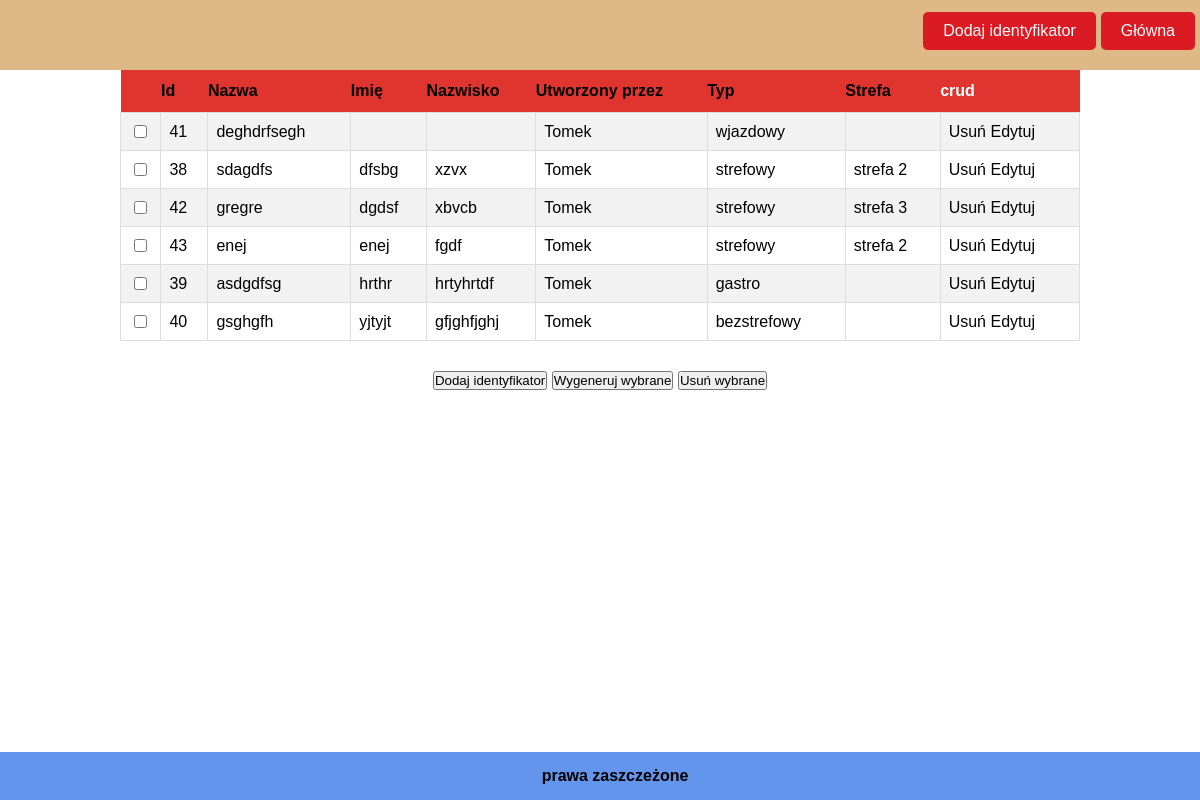
/idents.php?s=name_2&order=1, run on the app's committed database.
### tables this page shows
CREATE TABLE `ident` (
  `id` int(11) NOT NULL,
  `name` varchar(30) NOT NULL,
  `name_2` varchar(30) NOT NULL,
  `lastname` varchar(30) NOT NULL,
  `madeby` varchar(30) NOT NULL,
  `type` varchar(30) NOT NULL,
  `zone` varchar(30) NOT NULL
);

### idents.php (the view, shortened to what this page needs)
<!DOCTYPE html>
<html lang="pl" dir="ltr">
<head>
<link rel="stylesheet" href="style.css">
</head>
<body>
<header>
    <div id="logo"></div>
	    <nav class="clearfix">
            <a href="main.php" class="btn">Główna</a>
            <a href="add_ident.php" class="btn">Dodaj identyfikator</a>
	    </nav>
</header>
<section class="container">
<form method="POST">
<table>
<tr>
    <th></th>
    <th><a href="idents.php?s=id&amp;order=<?php echo isset($_GET['order'])?!$_GET['order']:1; ?>">Id</a></th>
    <th><a href="idents.php?s=name&amp;order=<?php echo isset($_GET['order'])?!$_GET['order']:1; ?>">Nazwa</a></th>
    <th><a href="idents.php?s=name_2&amp;order=<?php echo isset($_GET['order'])?!$_GET['order']:1; ?>">Imię</a></th>
    <th><a href="idents.php?s=lastname&amp;order=<?php echo isset($_GET['order'])?!$_GET['order']:1; ?>">Nazwisko</a></th>
    <th><a href="idents.php?s=madeby&amp;order=<?php echo isset($_GET['order'])?!$_GET['order']:1; ?>">Utworzony przez</a></th>
    <th><a href="idents.php?s=type&amp;order=<?php echo isset($_GET['order'])?!$_GET['order']:1; ?>">Typ</a></th>
    <th><a href="idents.php?s=zone&amp;order=<?php echo isset($_GET['order'])?!$_GET['order']:1; ?>">Strefa</a></th>
    <th>crud</th>
</tr>
<?php
    require_once "connect.php";
    $connect = @new mysqli($host,$db_user,$db_password,$db_name);
    if(!isset($_GET['s']))
    {
        $idents = mysqli_query($connect,"SELECT * FROM ident ");
    }
    else
    {
        $s = $_GET['s'];
        $order = $_GET['order'];
        if($order == 1)
        {
            $idents = mysqli_query($connect,"SELECT * FROM ident ORDER BY $s ASC");
        }
        else
        {
            $idents = mysqli_query($connect,"SELECT * FROM ident ORDER BY $s DESC");
        }
    }
    if(mysqli_num_rows($idents) > 0)
    {
        while($r = mysqli_fetch_array($idents))
        {
            echo "<tr>";
            echo '<td> <input type="checkbox" name="checkbox[]" value="'.$r['id'].'"></input> </td>';
            echo "<td>".$r['id']."</td>";
            echo "<td>".$r['name']."</td>";
            echo "<td>".$r['name_2']."</td>";
            echo "<td>".$r['lastname']."</td>";
            echo "<td>".$r['madeby']."</td>";
            echo "<td>".$r['type']."</td>";
            echo "<td>".$r['zone']."</td>";
            echo "<td>
           <a href=\"idents.php?a=del&amp;id={$r['id']}\">Usuń</a>
           <a href=\"edit_ident.php?id={$r['id']}\">Edytuj</a>
           </td>";
            echo "</tr>";
        }
    }
?>
</table>
<div>
<div class="center">
        <button class="submit" name="add" value="add">Dodaj identyfikator</button>
        <button class="submit" name="generate" value="generate">Wygeneruj wybrane</button>
        <button class="submit" name="delete" value="delete">Usuń wybrane</button>
        </form>
</section>
<div id="footer">
    <b>prawa zaszczeżone</b>
</div>
</body>
</html>

### style.css (style rules this page uses)
* { margin:0; padding:0; }
body { background-color:white; font-family: "Avant Garde", Avantgarde, "Century Gothic", CenturyGothic, "AppleGothic", sans-serif; position:relative; }
header { width:100%; height:70px; padding: 0; background-color: burlywood; z-index:2; position: fixed; position:top; }
.container { padding-top:70px; width:960px; margin:0 auto; }
.btn { z-index: 2; display: block; float:right; position:relative; top:12px; padding:10px 20px; margin-right: 5px; border-radius:5px; color:white; text-align: center; text-decoration: none; background: #da1b23; }
.clearfix:after { content: ""; display: table; clear: both; background-color:#af1b23; }
#footer { clear:both; width:100%; text-align: center; padding: 15px; font-family: Arial, Helvetica, sans-serif; font-size: 15px bold; background-color: cornflowerblue; position: fixed; bottom:0; }
input,select { width: 100%; padding: 10px 20px; border: 1px solid #da1b23; border-radius: 4px ; margin: 4px 0; box-sizing: border-box; font-size:20px; }
.center { margin-top:30px; text-align:center; }
#logo { float:left; width:20%; padding:10px 10px; font-size: 40px; }
table { font-family: "Trebuchet MS", Arial, Helvetica, sans-serif; border-collapse: collapse; width: 100%; height: 70%; }
table td, #table th { border: 1px solid #ddd; padding: 8px; }
table tr:nth-child(even) { background-color: #f2f2f2; }
table th { padding-top: 12px; padding-bottom: 12px; text-align: left; background-color: rgb(224, 53, 47); color: white; }
table tr:first-child { position:sticky; }
a { text-decoration: none; color: #000; }

### data on the page
ident: id "41", name "deghdrfsegh", madeby "Tomek", type "wjazdowy"
ident: id "38", name "sdagdfs", name_2 "dfsbg", lastname "xzvx", madeby "Tomek", type "strefowy", zone "strefa 2"
ident: id "42", name "gregre", name_2 "dgdsf", lastname "xbvcb", madeby "Tomek", type "strefowy", zone "strefa 3"
ident: id "43", name "enej", name_2 "enej", lastname "fgdf", madeby "Tomek", type "strefowy", zone "strefa 2"
ident: id "39", name "asdgdfsg", name_2 "hrthr", lastname "hrtyhrtdf", madeby "Tomek", type "gastro"
ident: id "40", name "gsghgfh", name_2 "yjtyjt", lastname "gfjghfjghj", madeby "Tomek", type "bezstrefowy"
